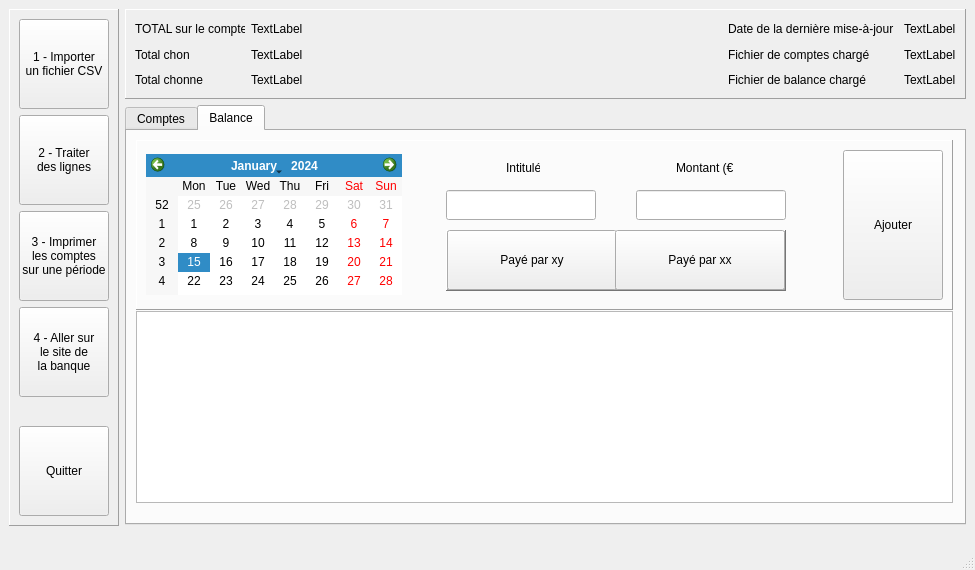
<?xml version="1.0" encoding="UTF-8"?>
<ui version="4.0">
 <class>MainWindow</class>
 <widget class="QMainWindow" name="MainWindow">
  <property name="geometry">
   <rect>
    <x>0</x>
    <y>0</y>
    <width>975</width>
    <height>570</height>
   </rect>
  </property>
  <property name="minimumSize">
   <size>
    <width>975</width>
    <height>570</height>
   </size>
  </property>
  <property name="windowTitle">
   <string>Comptes</string>
  </property>
  <widget class="QWidget" name="centralwidget">
   <widget class="QFrame" name="F_Boutons">
    <property name="geometry">
     <rect>
      <x>9</x>
      <y>9</y>
      <width>110</width>
      <height>517</height>
     </rect>
    </property>
    <property name="minimumSize">
     <size>
      <width>110</width>
      <height>517</height>
     </size>
    </property>
    <property name="maximumSize">
     <size>
      <width>110</width>
      <height>16777215</height>
     </size>
    </property>
    <property name="frameShape">
     <enum>QFrame::Panel</enum>
    </property>
    <property name="frameShadow">
     <enum>QFrame::Raised</enum>
    </property>
    <layout class="QVBoxLayout" name="verticalLayout">
     <item>
      <widget class="QPushButton" name="B_Import_CSV">
       <property name="minimumSize">
        <size>
         <width>90</width>
         <height>90</height>
        </size>
       </property>
       <property name="maximumSize">
        <size>
         <width>90</width>
         <height>90</height>
        </size>
       </property>
       <property name="font">
        <font>
         <strikeout>false</strikeout>
        </font>
       </property>
       <property name="autoFillBackground">
        <bool>false</bool>
       </property>
       <property name="text">
        <string>1 - Importer
un fichier CSV</string>
       </property>
      </widget>
     </item>
     <item>
      <widget class="QPushButton" name="B_Traiter_lignes">
       <property name="minimumSize">
        <size>
         <width>90</width>
         <height>90</height>
        </size>
       </property>
       <property name="maximumSize">
        <size>
         <width>90</width>
         <height>90</height>
        </size>
       </property>
       <property name="text">
        <string>2 - Traiter 
des lignes</string>
       </property>
      </widget>
     </item>
     <item>
      <widget class="QPushButton" name="B_Impression">
       <property name="minimumSize">
        <size>
         <width>90</width>
         <height>90</height>
        </size>
       </property>
       <property name="maximumSize">
        <size>
         <width>90</width>
         <height>90</height>
        </size>
       </property>
       <property name="text">
        <string>3 - Imprimer
les comptes 
sur une période</string>
       </property>
      </widget>
     </item>
     <item>
      <widget class="QPushButton" name="B_Internet">
       <property name="minimumSize">
        <size>
         <width>90</width>
         <height>90</height>
        </size>
       </property>
       <property name="maximumSize">
        <size>
         <width>90</width>
         <height>90</height>
        </size>
       </property>
       <property name="text">
        <string>4 - Aller sur
le site de 
la banque</string>
       </property>
      </widget>
     </item>
     <item>
      <spacer name="verticalSpacer">
       <property name="orientation">
        <enum>Qt::Vertical</enum>
       </property>
       <property name="sizeHint" stdset="0">
        <size>
         <width>20</width>
         <height>110</height>
        </size>
       </property>
      </spacer>
     </item>
     <item>
      <widget class="QPushButton" name="B_Quitter">
       <property name="minimumSize">
        <size>
         <width>90</width>
         <height>90</height>
        </size>
       </property>
       <property name="maximumSize">
        <size>
         <width>90</width>
         <height>90</height>
        </size>
       </property>
       <property name="text">
        <string>Quitter</string>
       </property>
      </widget>
     </item>
    </layout>
   </widget>
   <widget class="QFrame" name="F_Infos_generales">
    <property name="geometry">
     <rect>
      <x>125</x>
      <y>9</y>
      <width>841</width>
      <height>90</height>
     </rect>
    </property>
    <property name="minimumSize">
     <size>
      <width>840</width>
      <height>90</height>
     </size>
    </property>
    <property name="maximumSize">
     <size>
      <width>16777215</width>
      <height>90</height>
     </size>
    </property>
    <property name="frameShape">
     <enum>QFrame::Panel</enum>
    </property>
    <property name="frameShadow">
     <enum>QFrame::Raised</enum>
    </property>
    <layout class="QGridLayout" name="gridLayout">
     <item row="2" column="5">
      <widget class="QLabel" name="L_Nom_du_fichier_de_balance_charge">
       <property name="text">
        <string>TextLabel</string>
       </property>
      </widget>
     </item>
     <item row="0" column="0">
      <widget class="QLabel" name="label">
       <property name="minimumSize">
        <size>
         <width>110</width>
         <height>20</height>
        </size>
       </property>
       <property name="maximumSize">
        <size>
         <width>110</width>
         <height>20</height>
        </size>
       </property>
       <property name="text">
        <string>TOTAL sur le compte</string>
       </property>
      </widget>
     </item>
     <item row="0" column="4">
      <widget class="QLabel" name="label_3">
       <property name="minimumSize">
        <size>
         <width>170</width>
         <height>20</height>
        </size>
       </property>
       <property name="maximumSize">
        <size>
         <width>170</width>
         <height>20</height>
        </size>
       </property>
       <property name="text">
        <string>Date de la dernière mise-à-jour</string>
       </property>
      </widget>
     </item>
     <item row="0" column="5">
      <widget class="QLabel" name="L_Date_update">
       <property name="text">
        <string>TextLabel</string>
       </property>
      </widget>
     </item>
     <item row="0" column="1">
      <widget class="QLabel" name="L_Total">
       <property name="text">
        <string>TextLabel</string>
       </property>
      </widget>
     </item>
     <item row="0" column="3">
      <spacer name="horizontalSpacer">
       <property name="orientation">
        <enum>Qt::Horizontal</enum>
       </property>
       <property name="sizeHint" stdset="0">
        <size>
         <width>422</width>
         <height>17</height>
        </size>
       </property>
      </spacer>
     </item>
     <item row="2" column="0">
      <widget class="QLabel" name="label_4">
       <property name="minimumSize">
        <size>
         <width>110</width>
         <height>20</height>
        </size>
       </property>
       <property name="maximumSize">
        <size>
         <width>110</width>
         <height>20</height>
        </size>
       </property>
       <property name="text">
        <string>Total chonne</string>
       </property>
      </widget>
     </item>
     <item row="2" column="1">
      <widget class="QLabel" name="L_Total_chonne">
       <property name="text">
        <string>TextLabel</string>
       </property>
      </widget>
     </item>
     <item row="1" column="1">
      <widget class="QLabel" name="L_Total_chon">
       <property name="text">
        <string>TextLabel</string>
       </property>
      </widget>
     </item>
     <item row="1" column="0">
      <widget class="QLabel" name="label_2">
       <property name="minimumSize">
        <size>
         <width>110</width>
         <height>20</height>
        </size>
       </property>
       <property name="maximumSize">
        <size>
         <width>110</width>
         <height>20</height>
        </size>
       </property>
       <property name="text">
        <string>Total chon</string>
       </property>
      </widget>
     </item>
     <item row="1" column="5">
      <widget class="QLabel" name="L_Nom_du_fichier_de_comptes_charge">
       <property name="text">
        <string>TextLabel</string>
       </property>
      </widget>
     </item>
     <item row="1" column="4">
      <widget class="QLabel" name="label_5">
       <property name="minimumSize">
        <size>
         <width>170</width>
         <height>20</height>
        </size>
       </property>
       <property name="text">
        <string>Fichier de comptes chargé</string>
       </property>
      </widget>
     </item>
     <item row="2" column="4">
      <widget class="QLabel" name="label_7">
       <property name="minimumSize">
        <size>
         <width>170</width>
         <height>20</height>
        </size>
       </property>
       <property name="text">
        <string>Fichier de balance chargé</string>
       </property>
      </widget>
     </item>
     <item row="1" column="3">
      <spacer name="horizontalSpacer_2">
       <property name="orientation">
        <enum>Qt::Horizontal</enum>
       </property>
       <property name="sizeHint" stdset="0">
        <size>
         <width>40</width>
         <height>20</height>
        </size>
       </property>
      </spacer>
     </item>
     <item row="2" column="3">
      <spacer name="horizontalSpacer_3">
       <property name="orientation">
        <enum>Qt::Horizontal</enum>
       </property>
       <property name="sizeHint" stdset="0">
        <size>
         <width>40</width>
         <height>20</height>
        </size>
       </property>
      </spacer>
     </item>
    </layout>
   </widget>
   <widget class="QTabWidget" name="TW_Donnees">
    <property name="geometry">
     <rect>
      <x>125</x>
      <y>105</y>
      <width>841</width>
      <height>420</height>
     </rect>
    </property>
    <property name="minimumSize">
     <size>
      <width>817</width>
      <height>420</height>
     </size>
    </property>
    <property name="currentIndex">
     <number>1</number>
    </property>
    <widget class="QWidget" name="T_Comptes">
     <property name="minimumSize">
      <size>
       <width>831</width>
       <height>395</height>
      </size>
     </property>
     <attribute name="title">
      <string>Comptes</string>
     </attribute>
     <layout class="QGridLayout" name="gridLayout_3">
      <item row="0" column="0">
       <widget class="QTableView" name="TV_Comptes">
        <property name="minimumSize">
         <size>
          <width>817</width>
          <height>382</height>
         </size>
        </property>
       </widget>
      </item>
     </layout>
    </widget>
    <widget class="QWidget" name="T_Balance">
     <property name="minimumSize">
      <size>
       <width>831</width>
       <height>395</height>
      </size>
     </property>
     <attribute name="title">
      <string>Balance</string>
     </attribute>
     <widget class="QFrame" name="F_Balance">
      <property name="geometry">
       <rect>
        <x>9</x>
        <y>9</y>
        <width>817</width>
        <height>170</height>
       </rect>
      </property>
      <property name="minimumSize">
       <size>
        <width>817</width>
        <height>170</height>
       </size>
      </property>
      <property name="maximumSize">
       <size>
        <width>16777215</width>
        <height>170</height>
       </size>
      </property>
      <property name="frameShape">
       <enum>QFrame::Panel</enum>
      </property>
      <property name="frameShadow">
       <enum>QFrame::Raised</enum>
      </property>
      <widget class="QCalendarWidget" name="CW_Choix_de_la_date">
       <property name="geometry">
        <rect>
         <x>10</x>
         <y>14</y>
         <width>256</width>
         <height>141</height>
        </rect>
       </property>
       <property name="minimumSize">
        <size>
         <width>256</width>
         <height>141</height>
        </size>
       </property>
       <property name="maximumSize">
        <size>
         <width>256</width>
         <height>141</height>
        </size>
       </property>
      </widget>
      <widget class="QLabel" name="label_6">
       <property name="geometry">
        <rect>
         <x>370</x>
         <y>20</y>
         <width>34</width>
         <height>16</height>
        </rect>
       </property>
       <property name="text">
        <string>Intitulé</string>
       </property>
      </widget>
      <widget class="QLineEdit" name="LE_Intitule">
       <property name="geometry">
        <rect>
         <x>310</x>
         <y>50</y>
         <width>150</width>
         <height>30</height>
        </rect>
       </property>
       <property name="minimumSize">
        <size>
         <width>150</width>
         <height>30</height>
        </size>
       </property>
       <property name="maximumSize">
        <size>
         <width>150</width>
         <height>30</height>
        </size>
       </property>
      </widget>
      <widget class="QPushButton" name="B_Ajouter_dans_balance">
       <property name="geometry">
        <rect>
         <x>707</x>
         <y>10</y>
         <width>100</width>
         <height>150</height>
        </rect>
       </property>
       <property name="minimumSize">
        <size>
         <width>100</width>
         <height>150</height>
        </size>
       </property>
       <property name="maximumSize">
        <size>
         <width>100</width>
         <height>150</height>
        </size>
       </property>
       <property name="text">
        <string>Ajouter</string>
       </property>
      </widget>
      <widget class="QLabel" name="label_8">
       <property name="geometry">
        <rect>
         <x>540</x>
         <y>20</y>
         <width>57</width>
         <height>16</height>
        </rect>
       </property>
       <property name="text">
        <string>Montant (€)</string>
       </property>
      </widget>
      <widget class="QLineEdit" name="LE_Montant">
       <property name="geometry">
        <rect>
         <x>500</x>
         <y>50</y>
         <width>150</width>
         <height>30</height>
        </rect>
       </property>
       <property name="minimumSize">
        <size>
         <width>150</width>
         <height>30</height>
        </size>
       </property>
       <property name="maximumSize">
        <size>
         <width>150</width>
         <height>30</height>
        </size>
       </property>
      </widget>
      <widget class="QFrame" name="frame">
       <property name="geometry">
        <rect>
         <x>310</x>
         <y>90</y>
         <width>340</width>
         <height>61</height>
        </rect>
       </property>
       <property name="minimumSize">
        <size>
         <width>340</width>
         <height>61</height>
        </size>
       </property>
       <property name="maximumSize">
        <size>
         <width>340</width>
         <height>61</height>
        </size>
       </property>
       <property name="frameShape">
        <enum>QFrame::WinPanel</enum>
       </property>
       <property name="frameShadow">
        <enum>QFrame::Raised</enum>
       </property>
       <widget class="QPushButton" name="B_paye_par_xy">
        <property name="geometry">
         <rect>
          <x>1</x>
          <y>0</y>
          <width>170</width>
          <height>60</height>
         </rect>
        </property>
        <property name="text">
         <string>Payé par xy</string>
        </property>
       </widget>
       <widget class="QPushButton" name="B_paye_par_xx">
        <property name="geometry">
         <rect>
          <x>169</x>
          <y>0</y>
          <width>170</width>
          <height>60</height>
         </rect>
        </property>
        <property name="text">
         <string>Payé par xx</string>
        </property>
       </widget>
      </widget>
      <widget class="QLabel" name="label_9">
       <property name="geometry">
        <rect>
         <x>273</x>
         <y>20</y>
         <width>30</width>
         <height>16</height>
        </rect>
       </property>
       <property name="minimumSize">
        <size>
         <width>30</width>
         <height>16</height>
        </size>
       </property>
       <property name="maximumSize">
        <size>
         <width>30</width>
         <height>16</height>
        </size>
       </property>
       <property name="text">
        <string/>
       </property>
      </widget>
      <widget class="QLabel" name="label_10">
       <property name="geometry">
        <rect>
         <x>273</x>
         <y>57</y>
         <width>30</width>
         <height>16</height>
        </rect>
       </property>
       <property name="minimumSize">
        <size>
         <width>30</width>
         <height>16</height>
        </size>
       </property>
       <property name="maximumSize">
        <size>
         <width>16</width>
         <height>30</height>
        </size>
       </property>
       <property name="text">
        <string/>
       </property>
      </widget>
      <widget class="QLabel" name="label_11">
       <property name="geometry">
        <rect>
         <x>273</x>
         <y>111</y>
         <width>30</width>
         <height>16</height>
        </rect>
       </property>
       <property name="minimumSize">
        <size>
         <width>30</width>
         <height>16</height>
        </size>
       </property>
       <property name="maximumSize">
        <size>
         <width>30</width>
         <height>16</height>
        </size>
       </property>
       <property name="text">
        <string/>
       </property>
      </widget>
     </widget>
     <widget class="QTableView" name="TV_Balance">
      <property name="geometry">
       <rect>
        <x>9</x>
        <y>180</y>
        <width>817</width>
        <height>192</height>
       </rect>
      </property>
      <property name="minimumSize">
       <size>
        <width>817</width>
        <height>192</height>
       </size>
      </property>
     </widget>
    </widget>
   </widget>
  </widget>
  <widget class="QMenuBar" name="menubar">
   <property name="geometry">
    <rect>
     <x>0</x>
     <y>0</y>
     <width>975</width>
     <height>21</height>
    </rect>
   </property>
  </widget>
  <widget class="QStatusBar" name="statusbar"/>
 </widget>
 <resources/>
 <connections/>
</ui>
